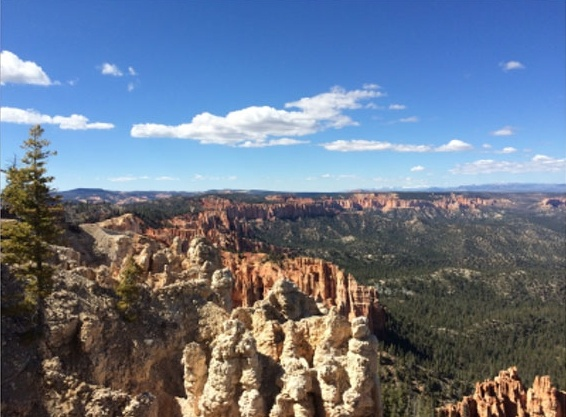
#> input picture resources/stitch1.jpg, 566 x 417 px
$ jupyter execute Panorama_Stitch.ipynb
#> lines starting #> are read from the running program, lines starting #| are printed output that depends on the picture
[cell 1]
import cv2
import numpy as np
import matplotlib.pyplot as plt

[cell 2]
def stitch(image1, image2, homography_matrix):
    r1, c1 = image1.shape[:2]
    r2, c2 = image2.shape[:2]

    pts1 = np.float32([[0, 0], [0, r1], [c1, r1], [c1, 0]]).reshape(-1, 1, 2)
    pts2 = cv2.perspectiveTransform(
        np.float32([[0, 0], [0, r2], [c2, r2], [c2, 0]]).reshape(-1, 1, 2),
        homography_matrix
    )

    pts = np.concatenate((pts1, pts2), axis=0)

    x_min, y_min = np.int32(pts.min(axis=0).ravel() - 0.5)
    x_max, y_max = np.int32(pts.max(axis=0).ravel() + 0.5)

    translation = np.array([[1, 0, -x_min], [0, 1, -y_min], [0, 0, 1]])

    out = cv2.warpPerspective(image2, translation.dot(homography_matrix), (x_max - x_min, y_max - y_min))
    out[-y_min : r1 - y_min, -x_min : c1 - x_min] = image1

    return out

image1 = cv2.imread("../resources/stitch1.jpg")
#> image1 is the input picture: shape (417, 566, 3); mean B, G, R 138.5, 119, 106.2
image2 = cv2.imread("../resources/stitch2.jpg")
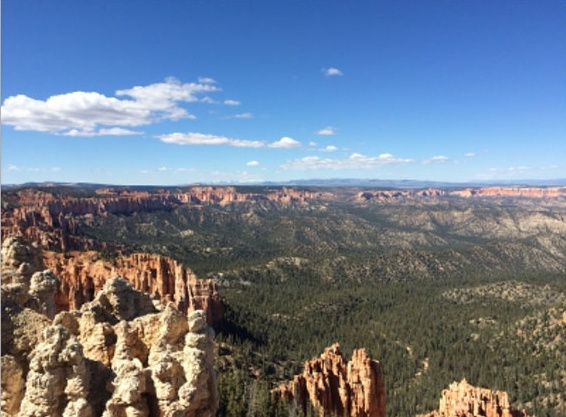
#> input picture resources/stitch2.jpg, 566 x 417 px
#> image2 is the input picture: shape (417, 566, 3); mean B, G, R 141.7, 123.5, 110.1

sift = cv2.xfeatures2d.SIFT_create()
kp1, desc1 = sift.detectAndCompute(cv2.cvtColor(image1, cv2.COLOR_BGR2GRAY), mask=None)
#> kp1 = 2733 keypoints; strongest (x, y, size): (327, 392, 9.7), (276, 408, 5.8), (311, 365, 3.8), (278, 397, 3.2)
kp2, desc2 = sift.detectAndCompute(cv2.cvtColor(image2, cv2.COLOR_BGR2GRAY), mask=None)
#> kp2 = 2580 keypoints; strongest (x, y, size): (342, 391, 4.9), (162, 390, 10), (145, 364, 4.5), (109, 402, 3.4)

FLANN_INDEX_KDTREE = 0
index_params = dict(algorithm = FLANN_INDEX_KDTREE, trees = 10)
search_params = dict(checks = 150)

flann = cv2.FlannBasedMatcher(index_params, search_params)
matches = flann.knnMatch(desc1, desc2, k=2)
#> matches = 2733 matches
good_matches = []

for (k1, k2) in matches:
    if k1.distance < 0.6 * k2.distance: good_matches.append(k1)
#> after the loop, good_matches = 707 matches

assert(len(good_matches) > 15)

src_pts = np.float32([kp1[k.queryIdx].pt for k in good_matches]).reshape(-1, 1, 2)
#> src_pts = 707 rows, first 8: [108.3, 68.51], [193.8, 261.5], [194.5, 246.7], [195.8, 380.7], [195.8, 380.7], [196.8, 227], [197.2, 214], [197.3, 258.9]
dst_pts = np.float32([kp2[k.trainIdx].pt for k in good_matches]).reshape(-1, 1, 2)
#> dst_pts = 707 rows, first 8: [332.5, 70.98], [7.13, 263.9], [7.98, 246.9], [10.37, 397.9], [10.37, 397.9], [11.67, 224.7], [12.08, 209.9], [11.75, 260.9]

ret, mask = cv2.findHomography(src_pts, dst_pts, cv2.RANSAC, 5.0)
#> ret = [[1.56, -0.0191, -288.7], [0.195, 1.33, -73.54], [0.00101, -5.67e-05, 1]]; mask = 707 values from 0 to 1
out = stitch(image2, image1, ret)
#> in stitch, `pts2 = cv2.perspectiveTransform( np.float32([[0, 0], [0, r2], [c2, r2]..`: pts2 = [[-288.7, -73.54], [-303.8, 492.1], [377.7, 381.4], [377, 23.58]]
#> in stitch, `pts = np.concatenate((pts1, pts2), axis=0)`: pts = [[0, 0], [0, 417], [566, 417], [566, 0], [-288.7, -73.54], [-303.8, 492.1], [377.7, 381.4], [377, 23.58]]
#> in stitch, `x_min, y_min = np.int32(pts.min(axis=0).ravel() - 0.5)`: x_min = -304; y_min = -74
#> in stitch, `x_max, y_max = np.int32(pts.max(axis=0).ravel() + 0.5)`: x_max = 566; y_max = 492
#> in stitch, `translation = np.array([[1, 0, -x_min], [0, 1, -y_min], [0, 0, 1]])`: translation = [[1, 0, 304], [0, 1, 74], [0, 0, 1]]
#> in stitch, `out = cv2.warpPerspective(image2, translation.dot(homography_matrix), ..`:
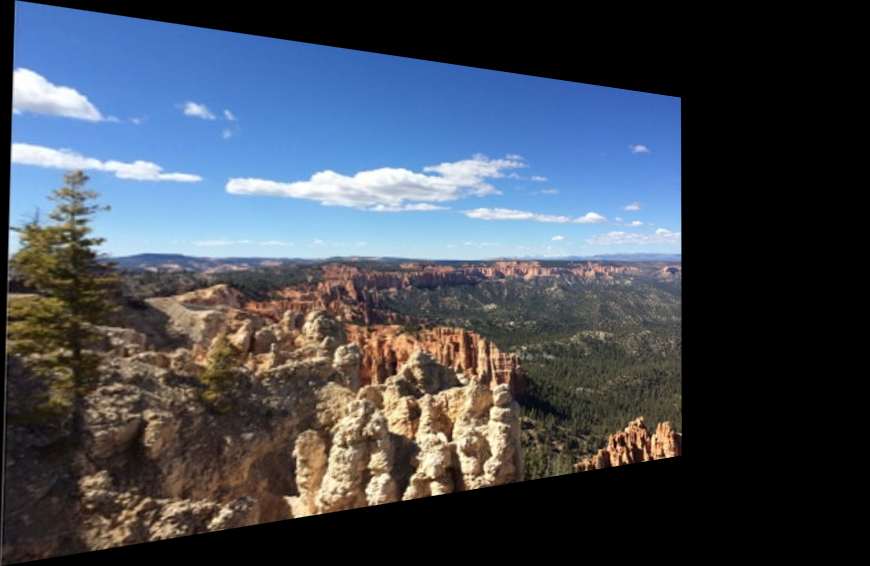
#> out: shape (566, 870, 3); mean B, G, R 85.4, 74.1, 66.7
#> in stitch, `out[-y_min : r1 - y_min, -x_min : c1 - x_min] = image1`:
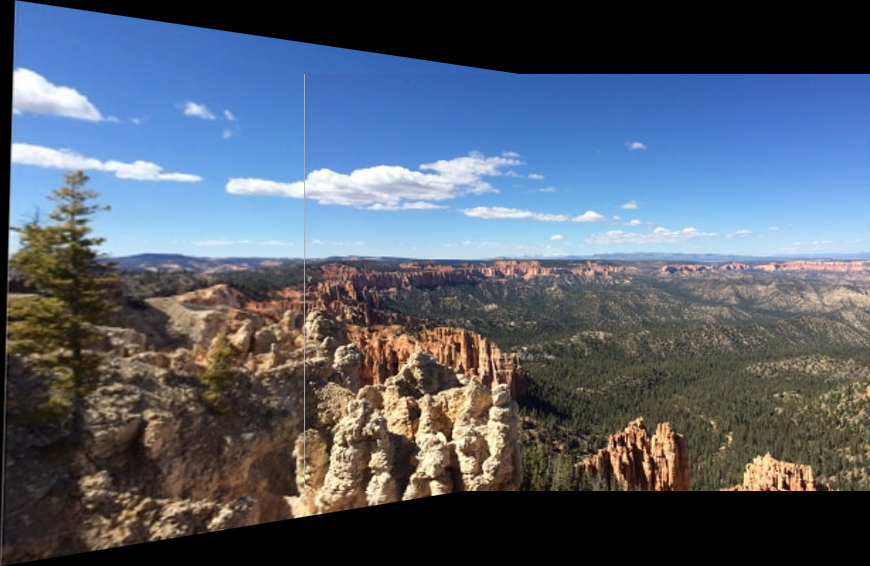
#> out: shape (566, 870, 3); mean B, G, R 109.6, 94.9, 84.7

fig = plt.figure()
fig.set_size_inches(20, 20)

fig.add_subplot(3, 1, 1); plt.title("image1"); plt.imshow(image1)
fig.add_subplot(3, 1, 2); plt.title("image2"); plt.imshow(image2)
fig.add_subplot(3, 1, 3); plt.title("Panorama Stitch"); plt.imshow(out)

plt.show()
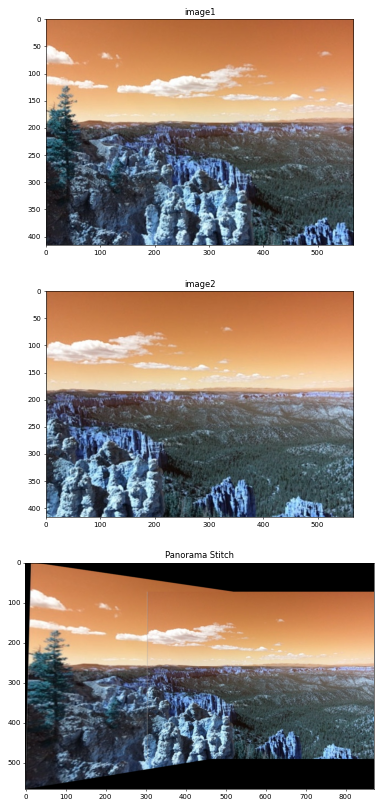
#> figure drawn by matplotlib, 3 panels; B, G, R data is drawn as R, G, B
